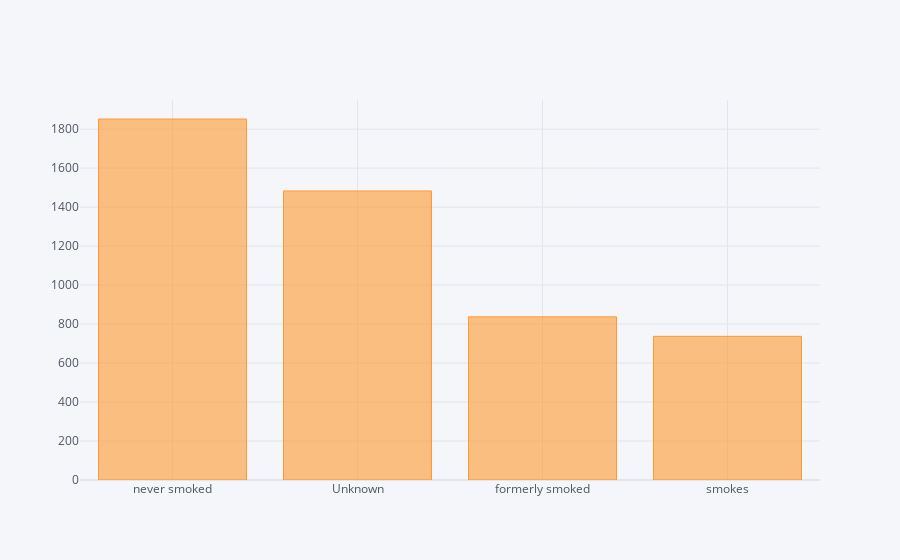

The notebook cell saved with this chart:
### Markdown cell above
The listing of female count is more for heart stroke.
Private sector jobs people are most affected than other work type.
The listing of the people are from the urban areas are high.

### Code cell
df.smoking_status.value_counts().head().iplot(kind="bar")

### Figure 1 — Plotly figure (JSON) as saved in the notebook; plotly's stock layout.template omitted (floating-point values rounded to 4 significant figures)
{"data": [{"marker": {"color": "rgba(255, 153, 51, 0.6)", "line": {"color": "rgba(255, 153, 51, 1.0)", "width": 1}}, "name": "smoking_status", "orientation": "v", "text": "", "type": "bar", "x": ["never smoked", "Unknown", "formerly smoked", "smokes"], "y": [1852, 1483, 837, 737]}], "layout": {"legend": {"bgcolor": "#F5F6F9", "font": {"color": "#4D5663"}}, "paper_bgcolor": "#F5F6F9", "plot_bgcolor": "#F5F6F9", "title": {"font": {"color": "#4D5663"}}, "xaxis": {"gridcolor": "#E1E5ED", "showgrid": true, "tickfont": {"color": "#4D5663"}, "title": {"font": {"color": "#4D5663"}, "text": ""}, "zerolinecolor": "#E1E5ED"}, "yaxis": {"gridcolor": "#E1E5ED", "showgrid": true, "tickfont": {"color": "#4D5663"}, "title": {"font": {"color": "#4D5663"}, "text": ""}, "zerolinecolor": "#E1E5ED"}}}
